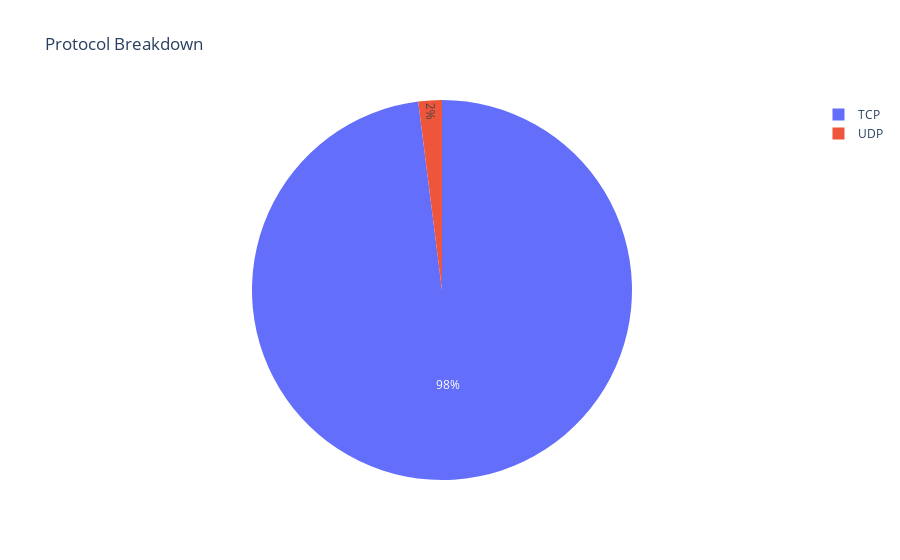
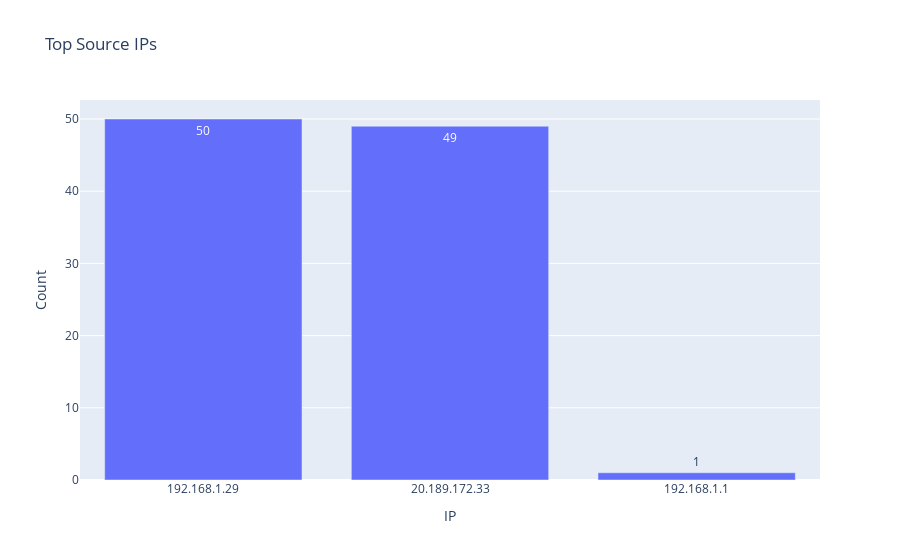

Notebook cell for these charts, in order:
### Code cell
import plotly.express as px

# Protocol breakdown
protocol_data = [{"Protocol": proto, "Count": count} for proto, count in protocol_counter.items()]
fig1 = px.pie(protocol_data, names="Protocol", values="Count", title="Protocol Breakdown")
fig1.show()

# Top IPs
ip_data = [{"IP": ip, "Count": count} for ip, count in ip_counter.most_common(5)]
fig2 = px.bar(ip_data, x="IP", y="Count", title="Top Source IPs", text="Count")
fig2.show()

### Figure 1 — Plotly figure (JSON) as saved in the notebook; plotly's stock layout.template omitted (floating-point values rounded to 4 significant figures)
{"data": [{"domain": {"x": [0, 1], "y": [0, 1]}, "hovertemplate": "Protocol=%{label}<br>Count=%{value}<extra></extra>", "labels": ["UDP", "TCP"], "legendgroup": "", "name": "", "showlegend": true, "type": "pie", "values": [2, 98]}], "layout": {"legend": {"tracegroupgap": 0}, "title": {"text": "Protocol Breakdown"}}}

### Figure 2 — Plotly figure (JSON) as saved in the notebook; plotly's stock layout.template omitted (floating-point values rounded to 4 significant figures)
{"data": [{"hovertemplate": "IP=%{x}<br>Count=%{text}<extra></extra>", "legendgroup": "", "marker": {"color": "#636efa", "pattern": {"shape": ""}}, "name": "", "orientation": "v", "showlegend": false, "text": [50.0, 49.0, 1.0], "textposition": "auto", "type": "bar", "x": ["192.168.1.29", "20.189.172.33", "192.168.1.1"], "xaxis": "x", "y": [50, 49, 1], "yaxis": "y"}], "layout": {"barmode": "relative", "legend": {"tracegroupgap": 0}, "title": {"text": "Top Source IPs"}, "xaxis": {"anchor": "y", "domain": [0, 1], "title": {"text": "IP"}}, "yaxis": {"anchor": "x", "domain": [0, 1], "title": {"text": "Count"}}}}
